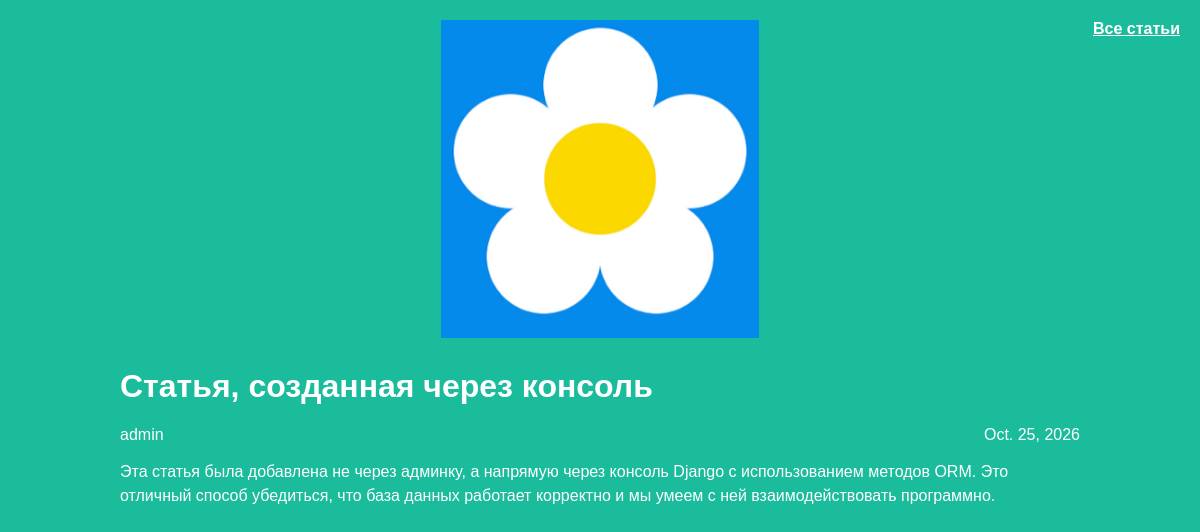
The app's page /article/4/ with its own data.
### articles/models.py (models this page shows, shortened)
class Article(models.Model):
    title = models.CharField(max_length=200)
    author = models.ForeignKey(User, on_delete=models.CASCADE)
    text = models.TextField()
    created_date = models.DateField(auto_now_add=True)

### articles/views.py (the view)
# urls.py: re_path(r'^article/(?P<article_id>\d+)/$', views.get_article, name='get_article'),
def get_article(request, article_id):
    post = get_object_or_404(Article, id=article_id)
    return render(request, 'article.html', {"post": post})

### articles/templates/article.html (shortened to what this page needs)
{% load static %}
<!DOCTYPE html>
<html>
<head>
    <link rel="stylesheet" href="{% static 'article.css' %}">
</head>
<body class="article">
    <div class="header">
        <img src="{% static 'logo.png' %}" alt="Логотип">
        <a href="{% url 'archive' %}" class="all-posts-link">Все статьи</a>
    </div>
    <div class="content">
        <h1>{{ post.title }}</h1>
        <div class="article-info">
            <div class="article-author">{{ post.author.username }}</div>
            <div class="article-created-date">{{ post.created_date }}</div>
        </div>
        <p class="article-text">{{ post.text }}</p>
    </div>
</body>
</html>

### articles/static/article.css (style rules this page uses)
body { background: #1abc9c; font-family: Tahoma, Arial, sans-serif; color: #ffffff; margin: 0; padding: 20px; }
.header { position: relative; margin-bottom: 30px; text-align: center; }
.header img { display: block; width: 318px; margin: 0 auto; }
.all-posts-link { position: absolute; top: 0; right: 0; color: #ffffff; text-decoration: underline; font-weight: bold; }
.archive, .content { width: 960px; margin: 0 auto; }
.article-info { overflow: hidden; margin-bottom: 15px; }
.article-author { width: 50%; float: left; }
.article-created-date { text-align: right; }
.article-text { line-height: 1.5; }

### records on screen
Article: title "Статья, созданная через консоль", author.username "admin", created_date "Oct. 25, 2026", text "Эта статья была добавлена не через админку, а напрямую через консоль Django с использованием методов ORM. Это отличный способ убедиться, что база данных работает корректно и мы умеем с ней взаимодействовать программно."
